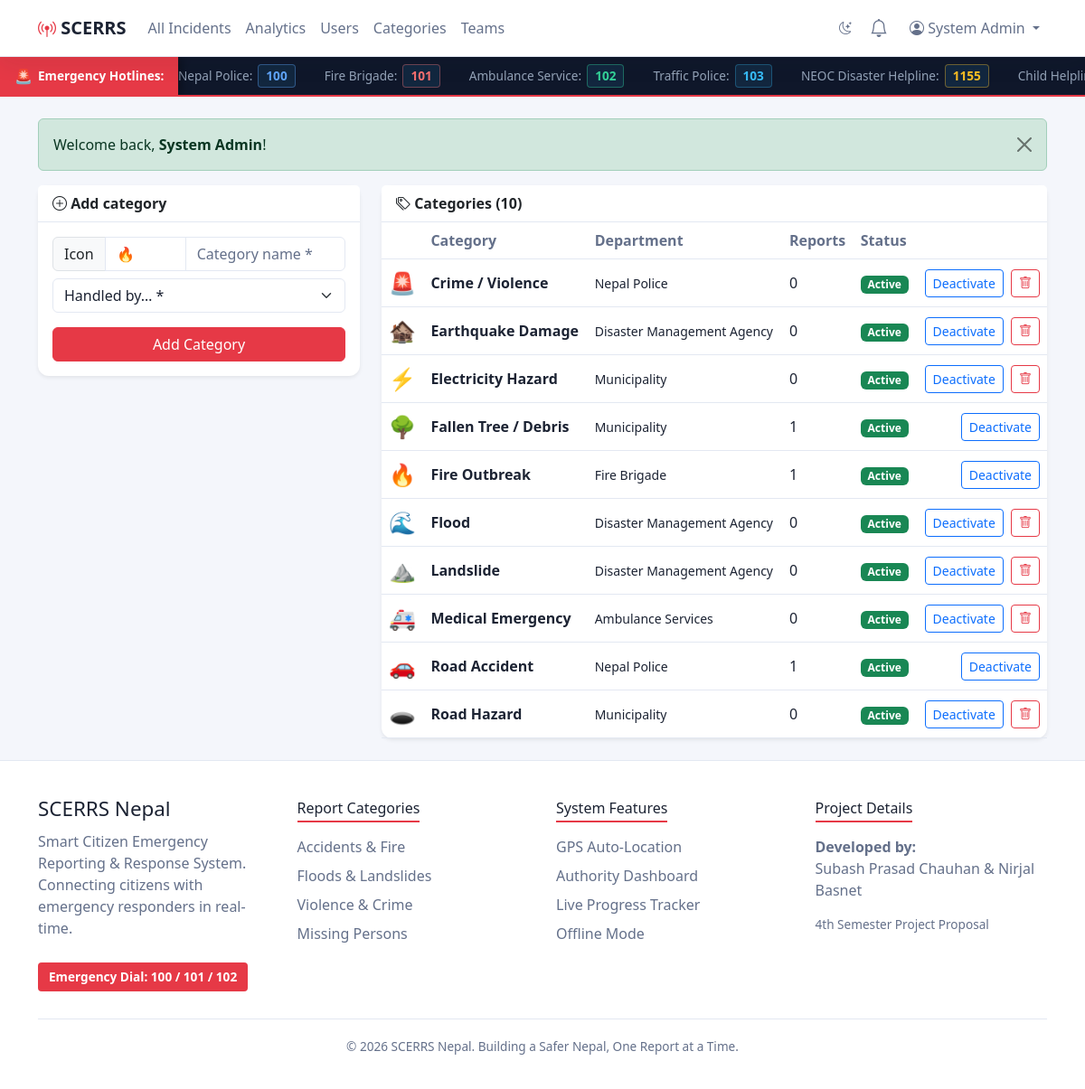
Screenshot of /admin/categories.php (signed in) with the database file from the repository.
### tables this page shows
CREATE TABLE users (
  id             INT UNSIGNED AUTO_INCREMENT PRIMARY KEY,
  name           VARCHAR(120) NOT NULL,
  first_name     VARCHAR(80)  DEFAULT NULL,
  middle_name    VARCHAR(80)  DEFAULT NULL,
  last_name      VARCHAR(80)  DEFAULT NULL,
  email          VARCHAR(150) NOT NULL UNIQUE,
  phone          VARCHAR(20)  DEFAULT NULL,
  country        VARCHAR(60)  DEFAULT 'Nepal',
  identity_type  ENUM('citizenship','passport') DEFAULT 'citizenship',
  identity_no    VARCHAR(50)  DEFAULT NULL,
  province       VARCHAR(60)  DEFAULT NULL,
  district       VARCHAR(60)  DEFAULT NULL,
  municipality   VARCHAR(120) DEFAULT NULL,
  tole           VARCHAR(120) DEFAULT NULL,
  ward_no        SMALLINT UNSIGNED DEFAULT NULL,
  officer_id     VARCHAR(50)  DEFAULT NULL,
  designation    VARCHAR(100) DEFAULT NULL,
  official_email VARCHAR(150) DEFAULT NULL,
  dept_address   VARCHAR(255) DEFAULT NULL,
  password       VARCHAR(255) NOT NULL,
  role           ENUM('citizen','authority','admin') NOT NULL DEFAULT 'citizen',
  department_id  INT UNSIGNED DEFAULT NULL,
  active         TINYINT(1) NOT NULL DEFAULT 1,
  created_at     TIMESTAMP DEFAULT CURRENT_TIMESTAMP,
  CONSTRAINT fk_users_department FOREIGN KEY (department_id) REFERENCES departments(id) ON DELETE SET NULL,
  INDEX idx_users_role (role)
);

CREATE TABLE categories (
  id            INT UNSIGNED AUTO_INCREMENT PRIMARY KEY,
  name          VARCHAR(100) NOT NULL UNIQUE,
  department_id INT UNSIGNED NOT NULL,
  icon          VARCHAR(10)  DEFAULT '⚠️',
  active        TINYINT(1) NOT NULL DEFAULT 1,
  CONSTRAINT fk_categories_department FOREIGN KEY (department_id) REFERENCES departments(id),
  INDEX idx_categories_active (active)
);

CREATE TABLE departments (
  id          INT UNSIGNED AUTO_INCREMENT PRIMARY KEY,
  name        VARCHAR(100) NOT NULL UNIQUE,
  code        VARCHAR(20)  NOT NULL UNIQUE,
  created_at  TIMESTAMP DEFAULT CURRENT_TIMESTAMP
);

### includes/functions.php (called while the page is built, shortened)
<?php
function e(?string $value): string
{
    return htmlspecialchars((string)$value, ENT_QUOTES, 'UTF-8');
}
function url(string $path = ''): string
{
    return BASE_URL . ltrim($path, '/');
}
function asset(string $path): string
{
    $full = APP_ROOT . DIRECTORY_SEPARATOR . ltrim(str_replace('/', DIRECTORY_SEPARATOR, $path), DIRECTORY_SEPARATOR);
    $ver  = @filemtime($full) ?: time();
    return url($path) . '?v=' . $ver;
}
function get_flashes(): array
{
    $flashes = $_SESSION['flash'] ?? [];
    return $flashes;
}
function current_user(): ?array
{
    static $user = false;
    if ($user === false) {
        if (empty($_SESSION['user_id'])) {
            $user = null;
        } else {
            $stmt = db()->prepare(
                'SELECT u.*, d.name AS department_name, d.code AS department_code
                 FROM users u LEFT JOIN departments d ON d.id = u.department_id
                 WHERE u.id = ? AND u.active = 1'
            );
            $stmt->execute([$_SESSION['user_id']]);
            $user = $stmt->fetch() ?: null;
        }
    }
    return $user;
}
function require_login(): array
{
    $user = current_user();
    return $user;
}
function require_role(string ...$roles): array
{
    $user = require_login();
    return $user;
}

### config/db.php (called while the page is built, shortened)
<?php
function db(): PDO
{
    static $pdo = null;
    if ($pdo === null) {
        $dsn = sprintf('mysql:host=%s;port=%s;dbname=%s;charset=utf8mb4', DB_HOST, DB_PORT, DB_NAME);
        try {
            $pdo = new PDO($dsn, DB_USER, DB_PASS, [
                PDO::ATTR_ERRMODE            => PDO::ERRMODE_EXCEPTION,
                PDO::ATTR_DEFAULT_FETCH_MODE => PDO::FETCH_ASSOC,
                PDO::ATTR_EMULATE_PREPARES   => false,
            ]);
        } catch (PDOException $e) {
            http_response_code(500);
            exit('Database connection failed. Please make sure MySQL is running and the "scerrs" database is imported (see database/scerrs.sql).');
        }
    }
    return $pdo;
}

### admin/categories.php (the view, shortened to what this page needs)
<?php
$user = require_role('admin');
$categories = db()->query(
    'SELECT c.*, d.name AS department_name,
            (SELECT COUNT(*) FROM incidents i WHERE i.category_id = c.id) AS incident_count
     FROM categories c JOIN departments d ON d.id = c.department_id
     ORDER BY c.active DESC, c.name'
)->fetchAll();
require __DIR__ . '/../includes/header.php';
?>
<div class="row g-4">
  <div class="col-lg-4">
    <div class="card border-0 shadow-sm">
      <div class="card-header bg-white fw-semibold"><i class="bi bi-plus-circle"></i> Add category</div>
      <div class="card-body">
        <form method="post">
          <div class="input-group mb-2">
            <span class="input-group-text">Icon</span>
            <input type="text" name="icon" class="form-control" maxlength="10" placeholder="🔥" style="max-width:90px">
            <input type="text" name="name" class="form-control" placeholder="Category name *" required>
          </div>
          <select name="department_id" class="form-select mb-3" required>
            <option value="">Handled by… *</option>
          </select>
          <button type="submit" class="btn btn-danger w-100">Add Category</button>
        </form>
      </div>
    </div>
  </div>
  <div class="col-lg-8">
    <div class="card border-0 shadow-sm">
      <div class="card-header bg-white fw-semibold"><i class="bi bi-tags"></i> Categories (<?= count($categories) ?>)</div>
      <div class="table-responsive">
        <table class="table table-hover align-middle mb-0">
          <thead class="table-light"><tr><th></th><th>Category</th><th>Department</th><th>Reports</th><th>Status</th><th></th></tr></thead>
          <tbody>
            <?php foreach ($categories as $c): ?>
              <tr>
                <td class="fs-4"><?= e($c['icon']) ?></td>
                <td class="fw-semibold"><?= e($c['name']) ?></td>
                <td class="small"><?= e($c['department_name']) ?></td>
                <td><?= (int)$c['incident_count'] ?></td>
                <td><?= (int)$c['active'] ? '<span class="badge text-bg-success">Active</span>' : '<span class="badge text-bg-secondary">Inactive</span>' ?></td>
                <td class="text-end text-nowrap">
                  <form method="post" class="d-inline"><?= csrf_field() ?>
                    <button class="btn btn-sm btn-outline-primary"><?= (int)$c['active'] ? 'Deactivate' : 'Activate' ?></button>
                  </form>
                  <?php if (!(int)$c['incident_count']): ?>
                    <form method="post" class="d-inline ms-1"><?= csrf_field() ?>
                      <button class="btn btn-sm btn-outline-danger"><i class="bi bi-trash"></i></button>
                    </form>
                  <?php endif; ?>
                </td>
              </tr>
            <?php endforeach; ?>
          </tbody>
        </table>
      </div>
    </div>
  </div>
</div>
<?php require __DIR__ . '/../includes/footer.php'; ?>

### includes/header.php (shortened to what this page needs)
<?php
$fluid       = $fluid       ?? false;
$user        = current_user();
?>
<!DOCTYPE html>
<html lang="en">
<head>
<link href="https://cdn.jsdelivr.net/npm/bootstrap@5.3.3/dist/css/bootstrap.min.css" rel="stylesheet">
<link href="https://cdn.jsdelivr.net/npm/bootstrap-icons@1.11.3/font/bootstrap-icons.min.css" rel="stylesheet">
<link rel="stylesheet" href="<?= asset('assets/css/style.css') ?>">
</head>
<body>
<nav class="navbar navbar-expand-lg site-navbar sticky-top">
  <div class="container">
    <a class="navbar-brand fw-bold" href="<?= url('index.php') ?>">
      <i class="bi bi-broadcast-pin"></i> SCERRS
    </a>
    <div class="collapse navbar-collapse" id="mainNav">
      <ul class="navbar-nav me-auto">
        <?php if (!$user): ?>
          <li class="nav-item"><a class="nav-link" href="<?= url('index.php') ?>">Home</a></li>
        <?php elseif ($user['role'] === 'authority'): ?>
          <li class="nav-item"><a class="nav-link" href="<?= url('authority/dashboard.php') ?>">Incidents</a></li>
          <li class="nav-item"><a class="nav-link" href="<?= url('authority/analytics.php') ?>">Analytics</a></li>
        <?php else: ?>
          <li class="nav-item"><a class="nav-link" href="<?= url('authority/dashboard.php') ?>">All Incidents</a></li>
          <li class="nav-item"><a class="nav-link" href="<?= url('authority/analytics.php') ?>">Analytics</a></li>
          <li class="nav-item"><a class="nav-link" href="<?= url('admin/users.php') ?>">Users</a></li>
          <li class="nav-item"><a class="nav-link" href="<?= url('admin/categories.php') ?>">Categories</a></li>
          <li class="nav-item"><a class="nav-link" href="<?= url('admin/teams.php') ?>">Teams</a></li>
        <?php endif; ?>
      </ul>
      <ul class="navbar-nav ms-auto align-items-lg-center">
        <li class="nav-item me-lg-1">
          <button class="btn btn-sm border-0" id="themeToggle" type="button" title="Toggle light/dark theme" aria-label="Toggle theme">
            <i class="bi bi-moon-stars"></i>
          </button>
        </li>
        <?php if ($user): ?>
          <li class="nav-item me-lg-2">
            <a class="nav-link position-relative" href="<?= url('notifications.php') ?>" title="Notifications">
              <i class="bi bi-bell fs-5"></i>
            </a>
          </li>
          <li class="nav-item dropdown">
            <a class="nav-link dropdown-toggle" href="#" data-bs-toggle="dropdown">
              <i class="bi bi-person-circle"></i> <?= e($user['name']) ?>
            </a>
          </li>
        <?php else: ?>
          <li class="nav-item"><a class="nav-link" href="<?= url('auth/login.php') ?>">Login</a></li>
          <li class="nav-item"><a class="btn btn-danger btn-sm ms-lg-2" href="<?= url('auth/register.php') ?>">Register</a></li>
        <?php endif; ?>
      </ul>
    </div>
  </div>
</nav>
<div class="emergency-marquee-container">
  <div class="marquee-label">
    <span class="pulse-icon">🚨</span> Emergency Hotlines:
  </div>
  <div class="marquee-wrapper">
    <div class="marquee-content">
      <span class="hotline-item police"><span class="agency-name">Nepal Police:</span> <a href="tel:100">100</a></span>
      <span class="hotline-item fire"><span class="agency-name">Fire Brigade:</span> <a href="tel:101">101</a></span>
      <span class="hotline-item ambulance"><span class="agency-name">Ambulance Service:</span> <a href="tel:102">102</a></span>
      <span class="hotline-item traffic"><span class="agency-name">Traffic Police:</span> <a href="tel:103">103</a></span>
      <span class="hotline-item disaster"><span class="agency-name">NEOC Disaster Helpline:</span> <a href="tel:1155">1155</a></span>
      <span class="hotline-item child"><span class="agency-name">Child Helpline:</span> <a href="tel:1098">1098</a></span>
    </div>
  </div>
</div>
<main class="<?= $fluid ? 'container-fluid px-0' : 'container py-4' ?>">
<?php foreach (get_flashes() as $f): ?>
  <div class="alert alert-<?= e($f['type']) ?> alert-dismissible fade show" role="alert">
    <?= $f['message']  ?>
    <button type="button" class="btn-close" data-bs-dismiss="alert"></button>
  </div>
<?php endforeach; ?>

### assets/css/style.css (style rules this page uses)
:root { --bg: #f4f6fb; --surface: #ffffff; --text: #1c2333; --muted: #64708a; --border: #e3e8f2; --accent: #e63946; --accent-hover: #c1121f; --info: #2563eb; --success: #15803d; --warning: #b45309; --purple: #7c3aed; --shadow: 0 8px 24px rgba(28, 35, 51, .08); --radius: 12px; --scerrs-red: var(--accent); --scerrs-body-bg: var(--bg); --scerrs-ink: var(--text); --scerrs-line: var(--border); }
body { display: flex; flex-direction: column; min-height: 100vh; background: var(--bg); color: var(--text); }
main { flex: 1 0 auto; }
.site-navbar { background-color: var(--surface); border-bottom: 1px solid var(--border); box-shadow: var(--shadow); }
.site-navbar .navbar-brand { color: var(--text); }
.site-navbar .navbar-brand i { color: var(--accent); }
.site-navbar .nav-link { font-weight: 500; color: var(--muted); }
.card { --bs-card-border-color: var(--border); --bs-card-bg: var(--surface); --bs-card-color: var(--text); border-radius: var(--radius); box-shadow: var(--shadow); }
.table { --bs-table-bg: transparent; --bs-table-color: var(--text); --bs-table-border-color: var(--border); --bs-table-hover-color: var(--text); --bs-table-hover-bg: color-mix(in srgb, var(--text) 6%, transparent); --bs-table-striped-color: var(--text); --bs-table-striped-bg: color-mix(in srgb, var(--text) 4%, transparent); }
.table-light { --bs-table-bg: var(--surface); --bs-table-color: var(--muted); --bs-table-border-color: var(--border); --bs-table-hover-bg: var(--surface); }
.form-control, .form-select { background-color: var(--surface); border-color: var(--border); color: var(--text); }
.form-control::placeholder { color: var(--muted); opacity: 1; }
.emergency-marquee-container { display: flex; align-items: center; background-color: #0F172A; color: #FFFFFF; font-family: system-ui, -apple-system, sans-serif; overflow: hidden; height: 44px; border-bottom: 2px solid var(--accent); }
.marquee-label { background-color: var(--accent); color: #FFFFFF; font-weight: 700; font-size: 0.85rem; padding: 0 16px; height: 100%; display: flex; align-items: center; gap: 6px; white-space: nowrap; z-index: 10; box-shadow: 4px 0 10px rgba(0, 0, 0, 0.3); }
.pulse-icon { font-size: 1rem; animation: pulse-glow 1.5s infinite; }
.marquee-wrapper { flex: 1; overflow: hidden; position: relative; display: flex; }
.marquee-content { display: flex; align-items: center; gap: 32px; white-space: nowrap; will-change: transform; animation: marquee-scroll 22s linear infinite; }
.hotline-item { font-size: 0.85rem; font-weight: 500; color: #CBD5E1; display: inline-flex; align-items: center; gap: 6px; }
.hotline-item .agency-name { color: #94A3B8; }
.hotline-item a { color: #38BDF8; font-weight: 800; text-decoration: none; background-color: rgba(56, 189, 248, 0.1); padding: 2px 8px; border-radius: 4px; border: 1px solid rgba(56, 189, 248, 0.3); transition: all 0.2s ease; }
.hotline-item.police a { color: #60A5FA; border-color: rgba(96, 165, 250, 0.4); }
.hotline-item.fire a { color: #F87171; border-color: rgba(248, 113, 113, 0.4); }
.hotline-item.ambulance a { color: #34D399; border-color: rgba(52, 211, 153, 0.4); }
.hotline-item.disaster a { color: #FBBF24; border-color: rgba(251, 191, 36, 0.4); }
.btn-sos, .btn-danger { --bs-btn-bg: var(--accent); --bs-btn-border-color: var(--accent); --bs-btn-color: #FFFFFF; --bs-btn-hover-bg: var(--accent-hover); --bs-btn-hover-border-color: var(--accent-hover); --bs-btn-hover-color: #FFFFFF; --bs-btn-active-bg: var(--accent-hover); --bs-btn-active-border-color: var(--accent-hover); --bs-btn-active-color: #FFFFFF; }
.btn-outline-danger { --bs-btn-color: var(--accent); --bs-btn-border-color: var(--accent); --bs-btn-hover-bg: var(--accent); --bs-btn-hover-border-color: var(--accent); --bs-btn-hover-color: #FFFFFF; --bs-btn-active-bg: var(--accent-hover); --bs-btn-active-border-color: var(--accent-hover); --bs-btn-active-color: #FFFFFF; }
#themeToggle { color: var(--muted); }

### rows the page displays
users: name "System Admin"
categories: icon "🚨", name "Crime / Violence", department.name "Nepal Police", incident_count "0", active "Active"
categories: icon "🏚️", name "Earthquake Damage", department.name "Disaster Management Agency", incident_count "0", active "Active"
categories: icon "⚡", name "Electricity Hazard", department.name "Municipality", incident_count "0", active "Active"
categories: icon "🌳", name "Fallen Tree / Debris", department.name "Municipality", incident_count "1", active "Active"
categories: icon "🔥", name "Fire Outbreak", department.name "Fire Brigade", incident_count "1", active "Active"
categories: icon "🌊", name "Flood", department.name "Disaster Management Agency", incident_count "0", active "Active"
categories: icon "⛰️", name "Landslide", department.name "Disaster Management Agency", incident_count "0", active "Active"
categories: icon "🚑", name "Medical Emergency", department.name "Ambulance Services", incident_count "0", active "Active"
categories: icon "🚗", name "Road Accident", department.name "Nepal Police", incident_count "1", active "Active"
categories: icon "🕳️", name "Road Hazard", department.name "Municipality", incident_count "0", active "Active"

### other values shown
$f['message'] "Welcome back, System Admin !"
count($categories) "10"
